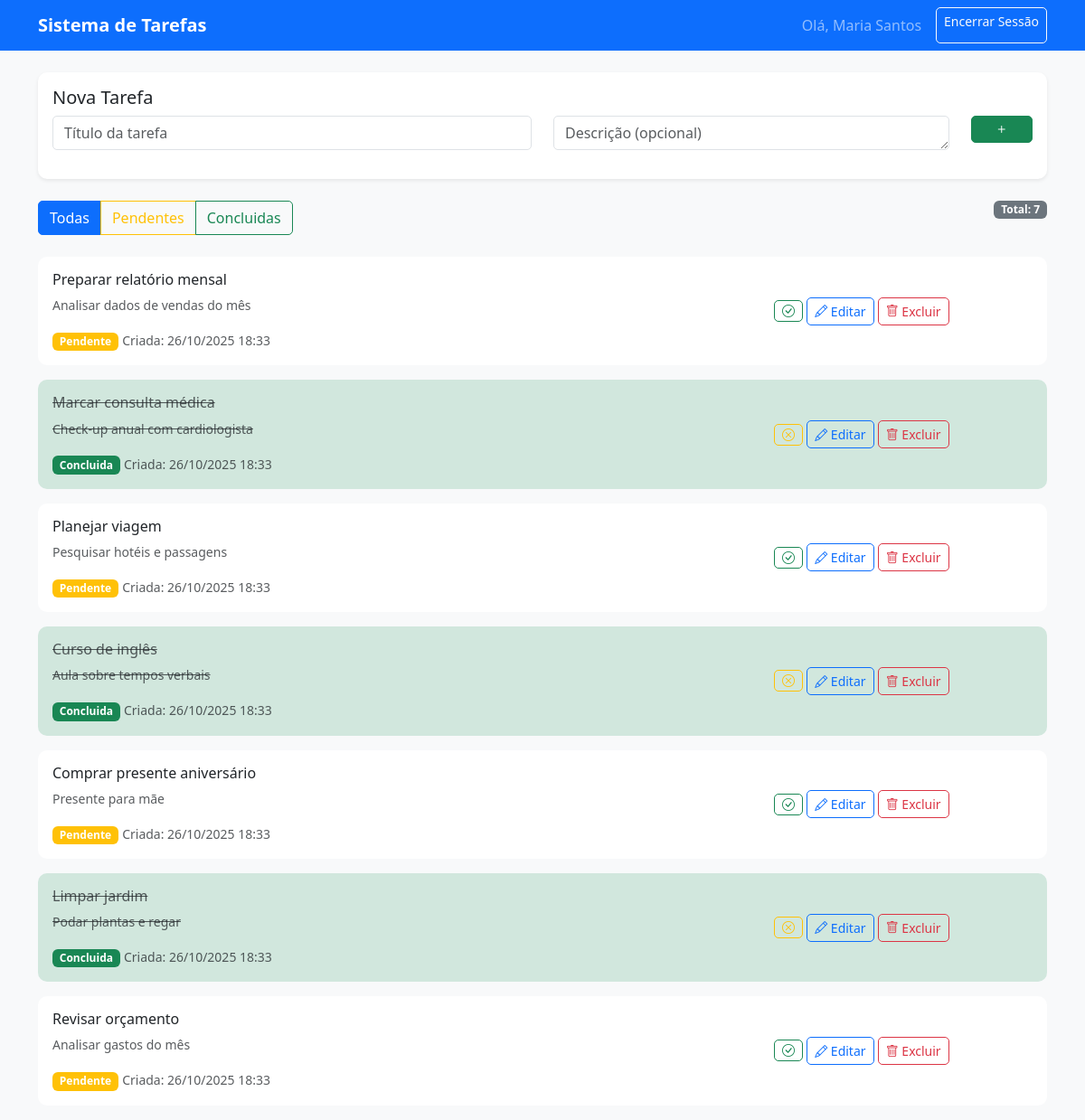
The page /tasks.php (signed in) on the database its author committed.
### tables this page shows
CREATE TABLE tarefas (
    id INT AUTO_INCREMENT PRIMARY KEY,
    usuario_id INT NOT NULL,
    titulo VARCHAR(200) NOT NULL,
    descricao TEXT,
    status ENUM('pendente', 'concluida') DEFAULT 'pendente',
    data_criacao TIMESTAMP DEFAULT CURRENT_TIMESTAMP,
    data_conclusao TIMESTAMP NULL,
    FOREIGN KEY (usuario_id) REFERENCES usuarios(id) ON DELETE CASCADE
);

### app/controllers/TaskController.php (called while the page is built, shortened)
<?php
class TaskController {
    private $taskModel;
    public function __construct() {
        $this->taskModel = new Task();
    }
    public function index() {
        $filter = $_GET['filter'] ?? 'all';
        $userId = Auth::getUserId();
        $tasks = $this->taskModel->getByUser($userId, $filter);
        $pageTitle = "Minhas Tarefas - " . Config::get('system.site_name');
        $viewData = [
            'tasks' => $tasks,
            'filter' => $filter,
            'pageTitle' => $pageTitle
        ];
        extract($viewData);
        require_once __DIR__ . '/../views/tasks/index.php';
    }
}

### public/tasks.php (called while the page is built, shortened)
<?php
$taskController = new TaskController();
$taskController->index();

### app/utils/Config.php (called while the page is built, shortened)
<?php
class Config {
    private static $configs = [];
    public static function get($key, $default = null) {
        $keys = explode('.', $key);
        $file = $keys[0];
        if (!isset(self::$configs[$file])) {
            $configPath = __DIR__ . "/../config/{$file}.php";
            if (file_exists($configPath)) {
                self::$configs[$file] = require $configPath;
            } else {
                return $default;
            }
        }
        $config = self::$configs[$file];
        for ($i = 1; $i < count($keys); $i++) {
            if (isset($config[$keys[$i]])) {
                $config = $config[$keys[$i]];
            } else {
                return $default;
            }
        }
        return $config;
    }
    public static function baseUrl($path = '') {
        $baseUrl = self::get('system.base_url', '');
        $path = ltrim($path, '/');
        return $baseUrl . ($path ? "/{$path}" : '');
    }
}

### app/config/database.php (called while the page is built)
<?php
return [
    'host' => 'localhost',
    'dbname' => 'tarefas',
    'username' => 'root',
    'password' => '',
    'charset' => 'utf8mb4'
];

### app/utils/Database.php (called while the page is built, shortened)
<?php
class Database {
    private $connection;
    private static $instance = null;
    private function __construct() {
        $config = require __DIR__ . '/../config/database.php';
        try {
            $this->connection = new \PDO(
                "mysql:host={$config['host']};dbname={$config['dbname']};charset={$config['charset']}",
                $config['username'],
                $config['password'],
                [
                    \PDO::ATTR_ERRMODE => \PDO::ERRMODE_EXCEPTION,
                    \PDO::ATTR_DEFAULT_FETCH_MODE => \PDO::FETCH_ASSOC,
                    \PDO::ATTR_EMULATE_PREPARES => false
                ]
            );
        } catch (\PDOException $e) {
            error_log("Error de conexión: " . $e->getMessage());
            die("Error de conexión");
        }
    }
    public static function getInstance() {
        if (self::$instance === null) {
            self::$instance = new self();
        }
        return self::$instance;
    }
    public function getConnection() {
        return $this->connection;
    }
}

### app/utils/Auth.php (called while the page is built, shortened)
<?php
class Auth {
    public static function getUserId() {
        return $_SESSION['user_id'] ?? null;
    }
}

### app/models/Task.php (called while the page is built, shortened)
<?php
class Task {
    private $db;
    public function __construct() {
        $this->db = Database::getInstance()->getConnection();
    }
    public function getByUser($userId, $filter = 'all') {
        $sql = "SELECT * FROM tarefas WHERE usuario_id = :user_id";
        $sql .= " ORDER BY data_criacao DESC";
        $query = $this->db->prepare($sql);
        $query->execute([':user_id' => $userId]);
        return $query->fetchAll();
    }
}

### app/views/tasks/index.php (the view, shortened to what this page needs)
<?php
$currentFilter = $_GET['filter'] ?? 'all';
?>
<nav class="navbar navbar-expand-lg navbar-dark bg-primary mb-4">
    <div class="container">
        <a class="navbar-brand" href="<?= Config::baseUrl('tasks.php') ?>"> <?= Config::get('system.site_name') ?></a>
        <div class="navbar-nav ms-auto">
            <span class="navbar-text me-3">Olá, <?= htmlspecialchars($_SESSION['user_name'] ?? 'Usuario') ?></span>
            <a class="btn btn-outline-light btn-sm" href="<?= Config::baseUrl('logout.php') ?>">Encerrar Sessão</a>
        </div>
    </div>
</nav>
<div class="container">
    <div class="card shadow-sm mb-4">
        <div class="card-body">
            <h5 class="card-title">Nova Tarefa</h5>
            <form id="createTaskForm">
                <div class="row">
                    <div class="col-md-6">
                        <input type="text" class="form-control" id="taskTitle" placeholder="Título da tarefa" required>
                    </div>
                    <div class="col-md-5">
                        <textarea class="form-control" id="taskDescription" placeholder="Descrição (opcional)" rows="1"></textarea>
                    </div>
                    <div class="col-md-1">
                        <button type="submit" class="btn btn-success w-100"><i class="bi bi-plus"></i></button>
                    </div>
                </div>
            </form>
        </div>
    </div>
    <div class="row mb-4">
        <div class="col-md-8">
            <div class="btn-group" role="group">
                <a href="<?= Config::baseUrl('tasks.php') ?>"
                class="btn <?= $currentFilter === 'all' ? 'btn-primary' : 'btn-outline-primary' ?> filter-link"
                data-filter="all">
                    Todas
                </a>
                <a href="<?= Config::baseUrl('tasks.php?filter=pendentes') ?>"
                class="btn <?= $currentFilter === 'pendentes' ? 'btn-warning' : 'btn-outline-warning' ?> filter-link"
                data-filter="pendentes">
                    Pendentes
                </a>
                <a href="<?= Config::baseUrl('tasks.php?filter=concluidas') ?>"
                class="btn <?= $currentFilter === 'concluidas' ? 'btn-success' : 'btn-outline-success' ?> filter-link"
                data-filter="concluidas">
                    Concluidas
                </a>
            </div>
        </div>
        <div class="col-md-4 text-end">
            <span class="badge bg-secondary">Total: <?= count($tasks) ?></span>
        </div>
    </div>
    <div id="tasksContainer">
        <?php if (empty($tasks)): ?>
            <div class="text-center py-5">
                <div class="text-muted">
                    <h4>Não há tarefas</h4>
                    <p><?= $currentFilter === 'all' ? 'Comece adicionando sua primeira tarefa' : 'Não há tarefas com este filtro' ?></p>
                </div>
            </div>
        <?php else: ?>
            <?php foreach ($tasks as $task):
                $isCompleted = $task['status'] === 'concluida';
                $badgeClass = $isCompleted ? 'bg-success' : 'bg-warning';
                $textClass = $isCompleted ? 'text-decoration-line-through text-muted' : '';
            ?>
                <div class="card task-card mb-3  <?= $isCompleted ? 'bg-success-subtle' : '' ?>" data-task-id="<?= $task['id'] ?>">
                    <div class="card-body">
                        <div class="row align-items-center">
                            <div class="col-md-8">
                                <h6 class="card-title <?= $textClass ?>"><?= htmlspecialchars($task['titulo']) ?></h6>
                                <?php if ($task['descricao']): ?>
                                    <p class="card-text text-muted small <?= $textClass ?>"><?= htmlspecialchars($task['descricao']) ?></p>
                                <?php endif; ?>
                                <span class="badge <?= $badgeClass ?>"><?= ucfirst($task['status']) ?></span>
                                <small class="text-muted">Criada: <?= date('d/m/Y H:i', strtotime($task['data_criacao'])) ?></small>
                            </div>
                            <div class="col-md-3 text-end">
                                <button class="btn btn-sm <?= $isCompleted ? 'btn-outline-warning' : 'btn-outline-success' ?> toggle-status"
                                        data-task-id="<?= $task['id'] ?>"
                                        data-current-status="<?= $task['status'] ?>"
                                        title="<?= $isCompleted ? 'Marcar como Pendente' : 'Marcar como Concluída' ?>">
                                    <i class="bi <?= $isCompleted ? 'bi-x-circle' : 'bi-check-circle' ?>"></i>
                                </button>
                                <button class="btn btn-sm btn-outline-primary edit-task"
                                        data-task-id="<?= $task['id'] ?>"
                                        data-title="<?= htmlspecialchars($task['titulo']) ?>"
                                        data-description="<?= htmlspecialchars($task['descricao'] ?? '') ?>">
                                    <i class="bi bi-pencil"></i> Editar
                                </button>
                                <button class="btn btn-sm btn-outline-danger delete-task"
                                        data-task-id="<?= $task['id'] ?>">
                                    <i class="bi bi-trash"></i> Excluir
                                </button>
                            </div>
                        </div>
                    </div>
                </div>
            <?php endforeach; ?>
        <?php endif; ?>
    </div>
</div>
<?php require_once __DIR__ . '/../layout.php'; ?>

### public/assets/css/style.css (style rules this page uses)
body { background-color: #f8f9fa; }
.card { border: none; border-radius: 10px; }
.btn { border-radius: 5px; }
.form-control { border-radius: 5px; }
.task-card { transition: all 0.3s ease; }
.navbar-brand { font-weight: bold; }
.btn-group .btn { border-radius: 5px; }

### rows shown on the page
tarefas: titulo "Preparar relatório mensal", descricao "Analisar dados de vendas do mês", status "Pendente", data_criacao "26/10/2025 18:33"
tarefas: titulo "Marcar consulta médica", descricao "Check-up anual com cardiologista", status "Concluida", data_criacao "26/10/2025 18:33"
tarefas: titulo "Planejar viagem", descricao "Pesquisar hotéis e passagens", status "Pendente", data_criacao "26/10/2025 18:33"
tarefas: titulo "Curso de inglês", descricao "Aula sobre tempos verbais", status "Concluida", data_criacao "26/10/2025 18:33"
tarefas: titulo "Comprar presente aniversário", descricao "Presente para mãe", status "Pendente", data_criacao "26/10/2025 18:33"
tarefas: titulo "Limpar jardim", descricao "Podar plantas e regar", status "Concluida", data_criacao "26/10/2025 18:33"
tarefas: titulo "Revisar orçamento", descricao "Analisar gastos do mês", status "Pendente", data_criacao "26/10/2025 18:33"

### other values the page prints
Config::get('system.site_name') "Sistema de Tarefas"
$_SESSION['user_name'] "Maria Santos"
count($tasks) "7"
